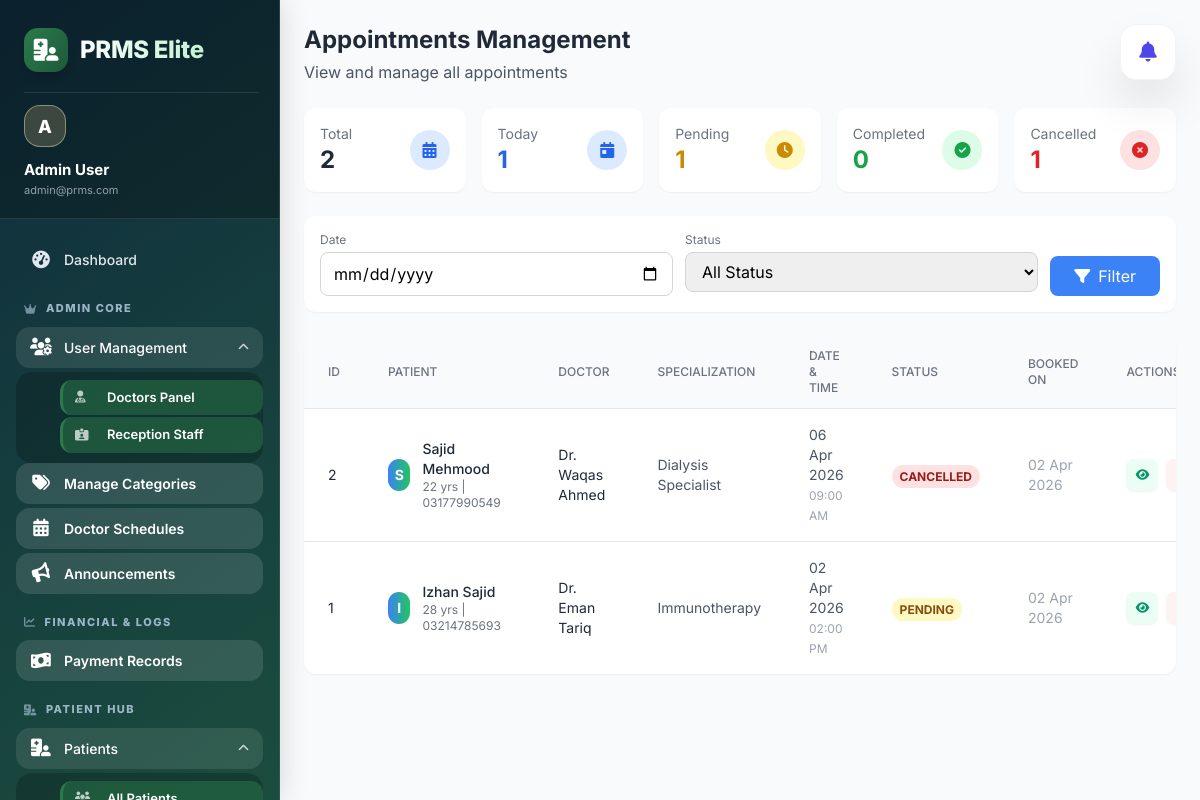
/admin/appointments/index.php (signed in), run on the app's committed database.
### tables this page shows
CREATE TABLE `appointments` (
  `id` int(11) NOT NULL,
  `patient_id` int(11) DEFAULT NULL,
  `doctor_id` int(11) DEFAULT NULL,
  `appointment_date` datetime DEFAULT NULL,
  `symptoms` text DEFAULT NULL,
  `category_id` int(11) DEFAULT NULL,
  `consultation_fee` decimal(10,2) DEFAULT 0.00,
  `shift_type` varchar(20) DEFAULT NULL,
  `time_slot` varchar(50) DEFAULT NULL,
  `patient_number` int(11) DEFAULT 0,
  `status` enum('pending','completed','cancelled') DEFAULT 'pending',
  `created_at` timestamp NOT NULL DEFAULT current_timestamp()
);

CREATE TABLE `patients` (
  `id` int(11) NOT NULL,
  `name` varchar(100) DEFAULT NULL,
  `age` int(11) DEFAULT NULL,
  `weight` decimal(5,2) DEFAULT NULL,
  `disease` int(11) DEFAULT NULL,
  `gender` enum('male','female','other') DEFAULT NULL,
  `phone` varchar(20) DEFAULT NULL,
  `address` text DEFAULT NULL,
  `blood_group` varchar(10) DEFAULT NULL,
  `status` enum('active','inactive') DEFAULT 'active',
  `created_at` timestamp NOT NULL DEFAULT current_timestamp()
);

CREATE TABLE `users` (
  `id` int(11) NOT NULL,
  `role_id` int(11) DEFAULT NULL,
  `name` varchar(100) DEFAULT NULL,
  `email` varchar(100) DEFAULT NULL,
  `phone` varchar(20) DEFAULT NULL,
  `password` varchar(100) DEFAULT NULL,
  `status` enum('active','inactive') DEFAULT 'active',
  `created_at` timestamp NOT NULL DEFAULT current_timestamp(),
  `updated_at` timestamp NULL DEFAULT NULL
);

CREATE TABLE `doctors` (
  `id` int(11) NOT NULL,
  `user_id` int(11) DEFAULT NULL,
  `specialization` varchar(100) DEFAULT NULL,
  `category_id` int(11) DEFAULT NULL,
  `status` enum('active','inactive') DEFAULT 'active',
  `consultation_fee` decimal(10,2) DEFAULT 500.00,
  `max_patients` int(11) DEFAULT 20,
  `experience_years` int(11) DEFAULT 0,
  `qualification` varchar(255) DEFAULT NULL,
  `about` text DEFAULT NULL,
  `created_at` timestamp NOT NULL DEFAULT current_timestamp(),
  `updated_at` timestamp NOT NULL DEFAULT current_timestamp() ON UPDATE current_timestamp()
);

### admin/appointments/index.php (the view, shortened to what this page needs)
<?php
require_once '../../config/db.php';
$date_filter = isset($_GET['date']) ? mysqli_real_escape_string($conn, $_GET['date']) : '';
$where_clause = '';
$query = "SELECT a.*,
          p.name as patient_name, p.phone as patient_phone, p.age as patient_age,
          u.name as doctor_name, d.specialization
          FROM appointments a
          JOIN patients p ON a.patient_id = p.id
          JOIN doctors d ON a.doctor_id = d.id
          JOIN users u ON d.user_id = u.id
          $where_clause
          ORDER BY a.appointment_date DESC, a.created_at DESC";
$result = mysqli_query($conn, $query);
$total_query = "SELECT COUNT(*) as total FROM appointments";
$total_result = mysqli_query($conn, $total_query);
$total_appointments = mysqli_fetch_assoc($total_result)['total'];
$pending_query = "SELECT COUNT(*) as total FROM appointments WHERE status = 'pending'";
$pending_result = mysqli_query($conn, $pending_query);
$pending_appointments = mysqli_fetch_assoc($pending_result)['total'];
$completed_query = "SELECT COUNT(*) as total FROM appointments WHERE status = 'completed'";
$completed_result = mysqli_query($conn, $completed_query);
$completed_appointments = mysqli_fetch_assoc($completed_result)['total'];
$cancelled_query = "SELECT COUNT(*) as total FROM appointments WHERE status = 'cancelled'";
$cancelled_result = mysqli_query($conn, $cancelled_query);
$cancelled_appointments = mysqli_fetch_assoc($cancelled_result)['total'];
$today_date = date('Y-m-d');
$today_query = "SELECT COUNT(*) as total FROM appointments WHERE DATE(appointment_date) = '$today_date'";
$today_result = mysqli_query($conn, $today_query);
$today_appointments = mysqli_fetch_assoc($today_result)['total'];
include '../../includes/header.php';
include '../../includes/sidebar.php';
?>
<div class="flex-1 overflow-y-auto bg-gray-50">
    <div class="p-6">
        <div class="mb-6">
            <h1 class="text-2xl font-bold text-gray-800">Appointments Management</h1>
            <p class="text-gray-600 mt-1">View and manage all appointments</p>
        </div>
        <div class="grid grid-cols-1 md:grid-cols-2 lg:grid-cols-5 gap-4 mb-6">
            <div class="bg-white rounded-xl shadow-sm p-4">
                <div class="flex items-center justify-between">
                    <div>
                        <p class="text-gray-500 text-sm">Total</p>
                        <p class="text-2xl font-bold text-gray-800"><?php echo $total_appointments; ?></p>
                    </div>
                    <div class="w-10 h-10 bg-blue-100 rounded-full flex items-center justify-center">
                        <i class="fas fa-calendar-alt text-blue-600"></i>
                    </div>
                </div>
            </div>
            <div class="bg-white rounded-xl shadow-sm p-4">
                <div class="flex items-center justify-between">
                    <div>
                        <p class="text-gray-500 text-sm">Today</p>
                        <p class="text-2xl font-bold text-blue-600"><?php echo $today_appointments; ?></p>
                    </div>
                    <div class="w-10 h-10 bg-blue-100 rounded-full flex items-center justify-center">
                        <i class="fas fa-calendar-day text-blue-600"></i>
                    </div>
                </div>
            </div>
            <div class="bg-white rounded-xl shadow-sm p-4">
                <div class="flex items-center justify-between">
                    <div>
                        <p class="text-gray-500 text-sm">Pending</p>
                        <p class="text-2xl font-bold text-yellow-600"><?php echo $pending_appointments; ?></p>
                    </div>
                    <div class="w-10 h-10 bg-yellow-100 rounded-full flex items-center justify-center">
                        <i class="fas fa-clock text-yellow-600"></i>
                    </div>
                </div>
            </div>
            <div class="bg-white rounded-xl shadow-sm p-4">
                <div class="flex items-center justify-between">
                    <div>
                        <p class="text-gray-500 text-sm">Completed</p>
                        <p class="text-2xl font-bold text-green-600"><?php echo $completed_appointments; ?></p>
                    </div>
                    <div class="w-10 h-10 bg-green-100 rounded-full flex items-center justify-center">
                        <i class="fas fa-check-circle text-green-600"></i>
                    </div>
                </div>
            </div>
            <div class="bg-white rounded-xl shadow-sm p-4">
                <div class="flex items-center justify-between">
                    <div>
                        <p class="text-gray-500 text-sm">Cancelled</p>
                        <p class="text-2xl font-bold text-red-600"><?php echo $cancelled_appointments; ?></p>
                    </div>
                    <div class="w-10 h-10 bg-red-100 rounded-full flex items-center justify-center">
                        <i class="fas fa-times-circle text-red-600"></i>
                    </div>
                </div>
            </div>
        </div>
        <div class="bg-white rounded-xl shadow-sm p-4 mb-6">
            <form method="GET" action="" class="flex flex-wrap gap-3">
                <div class="flex-1 min-w-[200px]">
                    <label class="block text-xs text-gray-500 mb-1">Date</label>
                    <input type="date" name="date" value="<?php echo htmlspecialchars($date_filter); ?>"
                        class="w-full px-3 py-2 border border-gray-300 rounded-lg focus:outline-none focus:border-blue-500">
                </div>
                <div class="flex-1 min-w-[150px]">
                    <label class="block text-xs text-gray-500 mb-1">Status</label>
                    <select name="status" class="w-full px-3 py-2 border border-gray-300 rounded-lg focus:outline-none focus:border-blue-500">
                        <option value="">All Status</option>
                    </select>
                </div>
                <div class="flex items-end gap-2">
                    <button type="submit" class="px-6 py-2 bg-blue-500 text-white rounded-lg hover:bg-blue-600 transition">
                        <i class="fas fa-filter mr-2"></i>Filter
                    </button>
                </div>
            </form>
        </div>
        <div class="bg-white rounded-xl shadow-sm overflow-hidden">
            <div class="overflow-x-auto">
                <table class="w-full">
                    <thead class="bg-gray-50 border-b">
                        <tr>
                            <th class="px-6 py-3 text-left text-xs font-medium text-gray-500 uppercase">ID</th>
                            <th class="px-6 py-3 text-left text-xs font-medium text-gray-500 uppercase">Patient</th>
                            <th class="px-6 py-3 text-left text-xs font-medium text-gray-500 uppercase">Doctor</th>
                            <th class="px-6 py-3 text-left text-xs font-medium text-gray-500 uppercase">Specialization</th>
                            <th class="px-6 py-3 text-left text-xs font-medium text-gray-500 uppercase">Date & Time</th>
                            <th class="px-6 py-3 text-left text-xs font-medium text-gray-500 uppercase">Status</th>
                            <th class="px-6 py-3 text-left text-xs font-medium text-gray-500 uppercase">Booked On</th>
                            <th class="px-6 py-3 text-left text-xs font-medium text-gray-500 uppercase">Actions</th>
                        </tr>
                    </thead>
                    <tbody class="divide-y divide-gray-200">
                        <?php if (mysqli_num_rows($result) > 0): ?>
                            <?php while ($appointment = mysqli_fetch_assoc($result)): ?>
                                <tr class="hover:bg-gray-50 transition">
                                    <td class="px-6 py-4 text-sm text-gray-800"><?php echo $appointment['id']; ?></td>
                                    <td class="px-6 py-4">
                                        <div class="flex items-center">
                                            <div class="w-8 h-8 rounded-full bg-gradient-to-r from-blue-500 to-green-500 flex items-center justify-center text-white text-sm font-bold">
                                                <?php echo strtoupper(substr($appointment['patient_name'], 0, 1)); ?>
                                            </div>
                                            <div class="ml-3">
                                                <p class="text-sm font-medium text-gray-800"><?php echo htmlspecialchars($appointment['patient_name']); ?></p>
                                                <p class="text-xs text-gray-500"><?php echo $appointment['patient_age']; ?> yrs | <?php echo $appointment['patient_phone']; ?></p>
                                            </div>
                                        </div>
                                    </td>
                                    <td class="px-6 py-4 text-sm text-gray-800"><?php echo htmlspecialchars($appointment['doctor_name']); ?></td>
                                    <td class="px-6 py-4 text-sm text-gray-600"><?php echo htmlspecialchars($appointment['specialization']); ?></td>
                                    <td class="px-6 py-4 text-sm text-gray-600">
                                        <?php echo date('d M Y', strtotime($appointment['appointment_date'])); ?><br>
                                        <span class="text-xs text-gray-400"><?php echo date('h:i A', strtotime($appointment['appointment_date'])); ?></span>
                                    </td>
                                    <td class="px-6 py-4">
                                         <span class="px-2 py-1 text-xs rounded-full font-bold uppercase
                                             <?php echo $appointment['status'] == 'completed' ? 'bg-green-100 text-green-800' : ($appointment['status'] == 'pending' ? 'bg-yellow-100 text-yellow-800' : 'bg-red-100 text-red-800'); ?>">
                                             <?php echo $appointment['status']; ?>
                                         </span>
                                     </td>
                                     <td class="px-6 py-4 text-sm text-gray-400">
                                         <?php echo date('d M Y', strtotime($appointment['created_at'])); ?>
                                     </td>
                                     <td class="px-6 py-4">
                                         <div class="flex items-center justify-center gap-2">
                                             <button onclick="viewAppointment(<?php echo $appointment['id']; ?>, '<?php echo htmlspecialchars($appointment['patient_name']); ?>', '<?php echo htmlspecialchars($appointment['doctor_name']); ?>', '<?php echo $appointment['appointment_date']; ?>')"
                                                 class="w-8 h-8 flex items-center justify-center rounded-lg bg-emerald-50 text-emerald-600 hover:bg-emerald-600 hover:text-white transition-all shadow-sm" title="View Details">
                                                 <i class="fas fa-eye text-xs"></i>
                                             </button>
                                             <button onclick="confirmDelete(<?php echo $appointment['id']; ?>, '<?php echo htmlspecialchars($appointment['patient_name']); ?>')"
                                                 class="w-8 h-8 flex items-center justify-center rounded-lg bg-red-50 text-red-600 hover:bg-red-600 hover:text-white transition-all shadow-sm" title="Delete">
                                             </button>
                                         </div>
                                     </td>
                                </tr>
                            <?php endwhile; ?>
                        <?php endif; ?>
                    </tbody>
                </table>
            </div>
        </div>
    </div>
</div>

### includes/header.php (style rules this page uses)
* { font-family: 'Inter', sans-serif; }

### includes/sidebar.php (style rules this page uses)
:root { --primary-blue: #3b82f6; --primary-green: #10b981; --primary-gradient: linear-gradient(135deg, #1e3a5f 0%, #2b7a4b 100%); --sidebar-bg: linear-gradient(145deg, #0f2c3d 0%, #1b4d3e 100%); --nav-text: #e2e8f0; --nav-active-bg: rgba(255, 255, 255, 0.12); --nav-active-text: #ffffff; --hover-bg: rgba(255, 255, 255, 0.08); --border-color: rgba(255, 255, 255, 0.1); }
body { margin-left: 280px; }

### data on the page
appointments: id "2", patient.name "S", patient.name "Sajid Mehmood", patient.age "22", patient.phone "03177990549", users.name "Dr. Waqas Ahmed", doctor.specialization "Dialysis Specialist", appointment_date "06 Apr 2026", appointment_date "09:00 AM", status "CANCELLED", created_at "02 Apr 2026"
appointments: id "1", patient.name "I", patient.name "Izhan Sajid", patient.age "28", patient.phone "03214785693", users.name "Dr. Eman Tariq", doctor.specialization "Immunotherapy", appointment_date "02 Apr 2026", appointment_date "02:00 PM", status "PENDING", created_at "02 Apr 2026"

### other printed values
$user_avatar "A"
$user_name "Admin User"
$user_email "admin@prms.com"
$total_appointments "2"
$today_appointments "1"
$pending_appointments "1"
$completed_appointments "0"
$cancelled_appointments "1"
